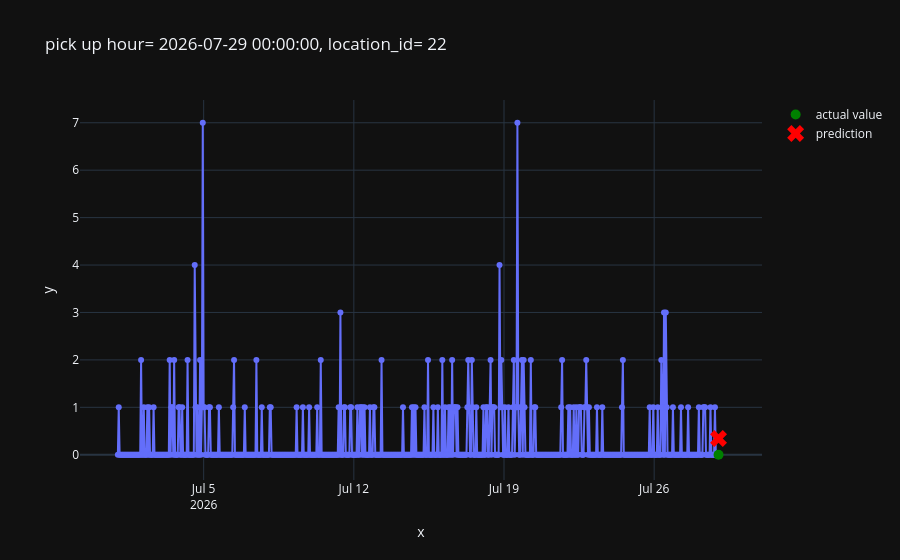

Notebook code for this chart:
### Code cell
# plot a few examples of the predictions vs the actual values
from src.plot import plot_one_sample

plot_one_sample(
    features= X_test,
    targets= y_test,
    example_id= 1500,
    predictions= pd.Series(predictions)
)

### Figure 1 — Plotly figure (JSON) as saved in the notebook; plotly's stock layout.template omitted (floating-point values rounded to 4 significant figures; data arrays with more than 128 entries replaced by an {"elided": "..."} marker saying what was removed)
{"data": [{"hovertemplate": "x=%{x}<br>y=%{y}<extra></extra>", "legendgroup": "", "line": {"color": "#636efa", "dash": "solid"}, "marker": {"symbol": "circle"}, "mode": "lines+markers", "name": "", "orientation": "v", "showlegend": false, "type": "scatter", "x": {"elided": "673 str values"}, "xaxis": "x", "y": {"elided": "673 float values"}, "yaxis": "y"}, {"line": {"color": "green"}, "marker": {"size": 10}, "mode": "markers", "name": "actual value", "type": "scatter", "x": ["2026-07-29T00:00:00.000000"], "y": [0]}, {"line": {"color": "red"}, "marker": {"size": 15, "symbol": "x"}, "mode": "markers", "name": "prediction", "type": "scatter", "x": ["2026-07-29T00:00:00.000000"], "y": [0.3427]}], "layout": {"legend": {"tracegroupgap": 0}, "title": {"text": "pick up hour= 2026-07-29 00:00:00, location_id= 22"}, "xaxis": {"anchor": "y", "domain": [0, 1], "title": {"text": "x"}}, "yaxis": {"anchor": "x", "domain": [0, 1], "title": {"text": "y"}}}}
